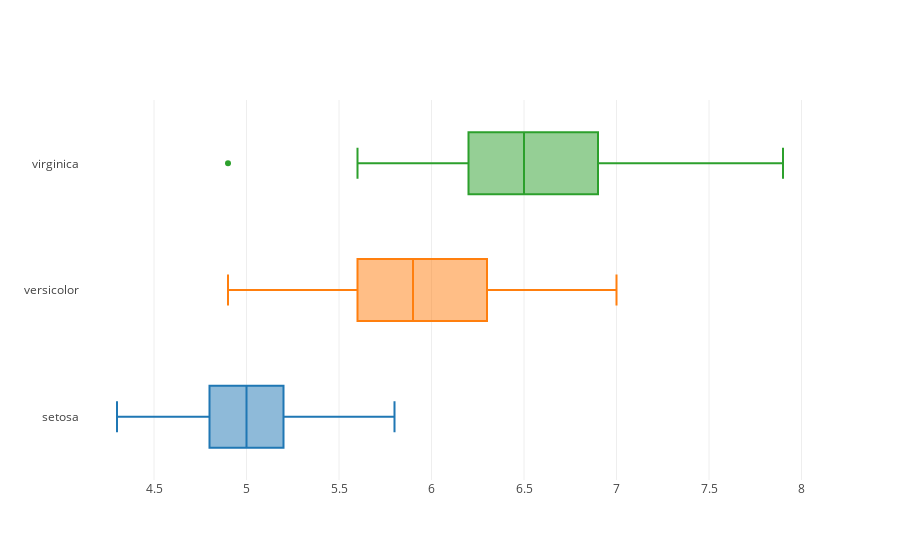

The notebook cell this image was saved under:
### Code cell
data = []

for tn in iris_df.target_name.unique():
    
    df = iris_df[iris_df.target_name == tn]
    print('size of group {}: {}'.format(tn, df.shape[0]))
    
    data.append(  go.Box( x=df['sepal length (cm)'] , name=str(tn), showlegend=False ) )

plotly.offline.iplot(data)

### Figure 1 — Plotly figure (JSON) as saved in the notebook; plotly's stock layout.template omitted (floating-point values rounded to 4 significant figures)
{"data": [{"name": "setosa", "showlegend": false, "type": "box", "uid": "89b5945a-71e9-11e9-a66b-080027daca25", "x": [5.1, 4.9, 4.7, 4.6, 5, 5.4, 4.6, 5, 4.4, 4.9, 5.4, 4.8, 4.8, 4.3, 5.8, 5.7, 5.4, 5.1, 5.7, 5.1, 5.4, 5.1, 4.6, 5.1, 4.8, 5, 5, 5.2, 5.2, 4.7, 4.8, 5.4, 5.2, 5.5, 4.9, 5, 5.5, 4.9, 4.4, 5.1, 5, 4.5, 4.4, 5, 5.1, 4.8, 5.1, 4.6, 5.3, 5]}, {"name": "versicolor", "showlegend": false, "type": "box", "uid": "89b5945b-71e9-11e9-a66b-080027daca25", "x": [7, 6.4, 6.9, 5.5, 6.5, 5.7, 6.3, 4.9, 6.6, 5.2, 5, 5.9, 6, 6.1, 5.6, 6.7, 5.6, 5.8, 6.2, 5.6, 5.9, 6.1, 6.3, 6.1, 6.4, 6.6, 6.8, 6.7, 6, 5.7, 5.5, 5.5, 5.8, 6, 5.4, 6, 6.7, 6.3, 5.6, 5.5, 5.5, 6.1, 5.8, 5, 5.6, 5.7, 5.7, 6.2, 5.1, 5.7]}, {"name": "virginica", "showlegend": false, "type": "box", "uid": "89b5945c-71e9-11e9-a66b-080027daca25", "x": [6.3, 5.8, 7.1, 6.3, 6.5, 7.6, 4.9, 7.3, 6.7, 7.2, 6.5, 6.4, 6.8, 5.7, 5.8, 6.4, 6.5, 7.7, 7.7, 6, 6.9, 5.6, 7.7, 6.3, 6.7, 7.2, 6.2, 6.1, 6.4, 7.2, 7.4, 7.9, 6.4, 6.3, 6.1, 7.7, 6.3, 6.4, 6, 6.9, 6.7, 6.9, 5.8, 6.8, 6.7, 6.7, 6.3, 6.5, 6.2, 5.9]}], "layout": {}}
